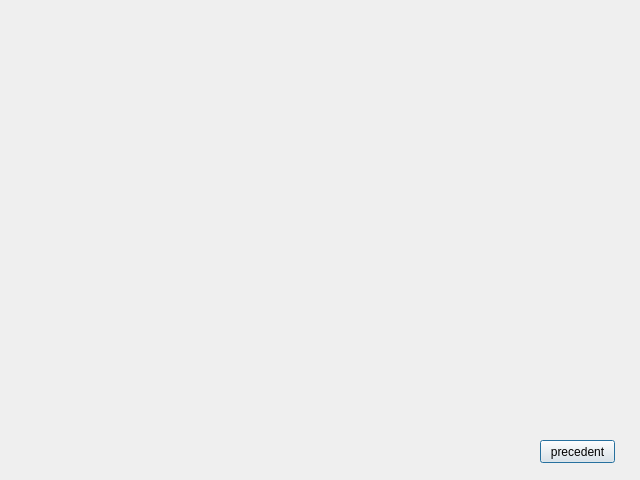
<?xml version="1.0" encoding="UTF-8"?>
<ui version="4.0">
 <class>supprimerstock</class>
 <widget class="QDialog" name="supprimerstock">
  <property name="geometry">
   <rect>
    <x>0</x>
    <y>0</y>
    <width>640</width>
    <height>480</height>
   </rect>
  </property>
  <property name="windowTitle">
   <string>Dialog</string>
  </property>
  <widget class="QPushButton" name="SprecedentPB">
   <property name="geometry">
    <rect>
     <x>540</x>
     <y>440</y>
     <width>75</width>
     <height>23</height>
    </rect>
   </property>
   <property name="text">
    <string>precedent</string>
   </property>
  </widget>
 </widget>
 <resources/>
 <connections/>
</ui>
